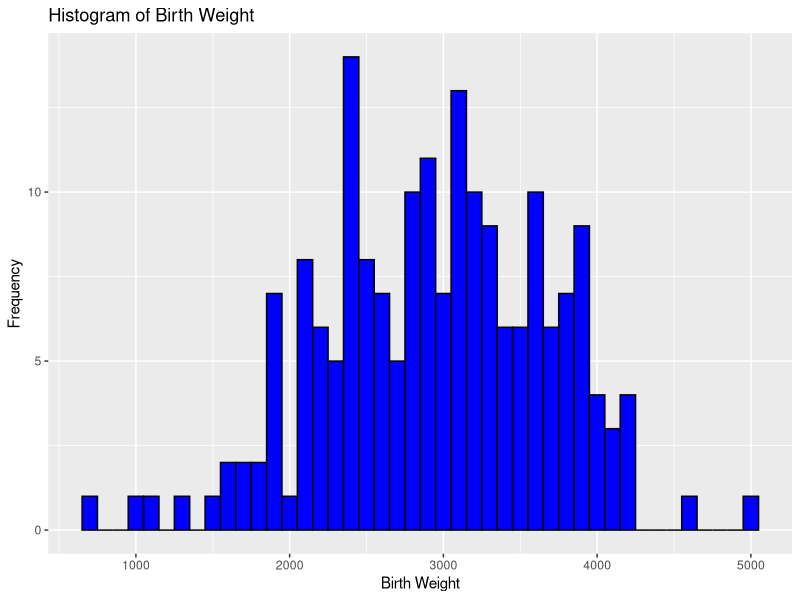

Source code (R):
## ---- chunk 1
#| echo: false
#| warning: false


library(tidyverse)
library(here)
df <- read_csv(here("data", "low_birth_weight.csv"))
## ---- chunk 2
#| echo: false
ggplot(df, aes(x = bwt)) + 
  geom_histogram(binwidth = 100, fill = "blue", color = "black") +
  labs(title = "Histogram of Birth Weight", x = "Birth Weight", y = "Frequency")
